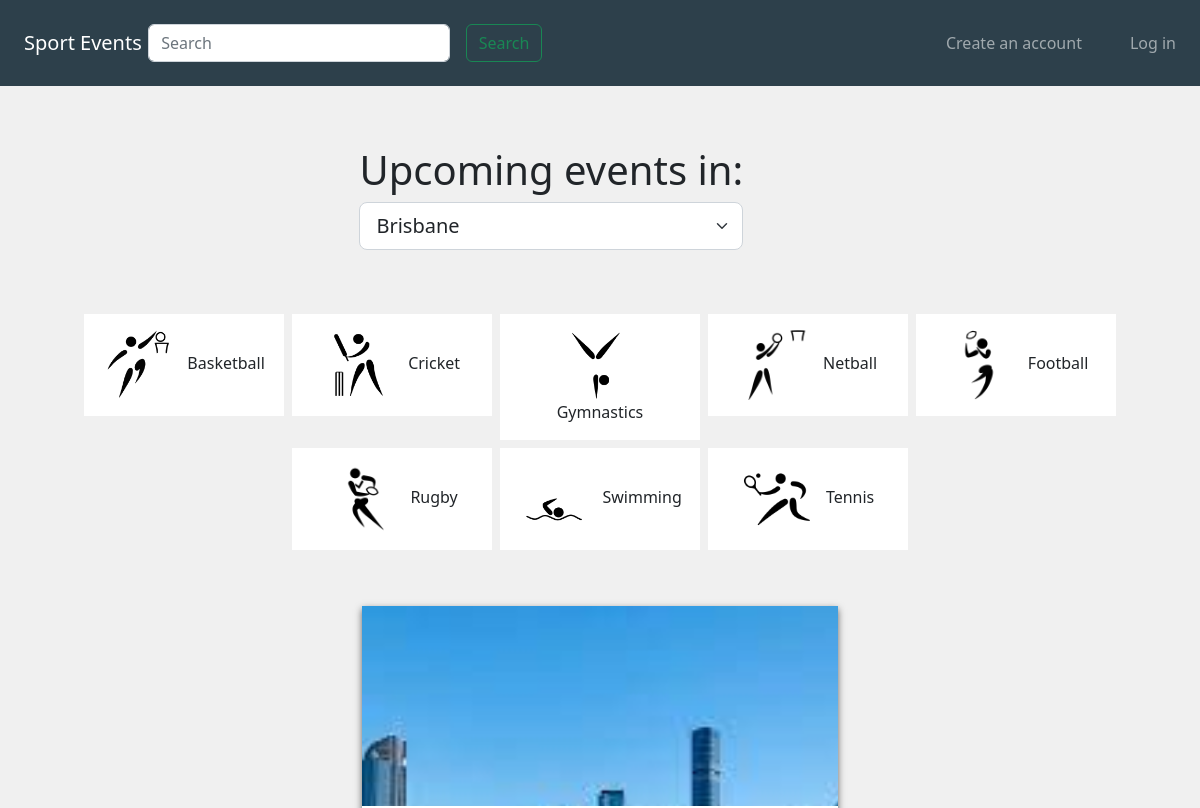
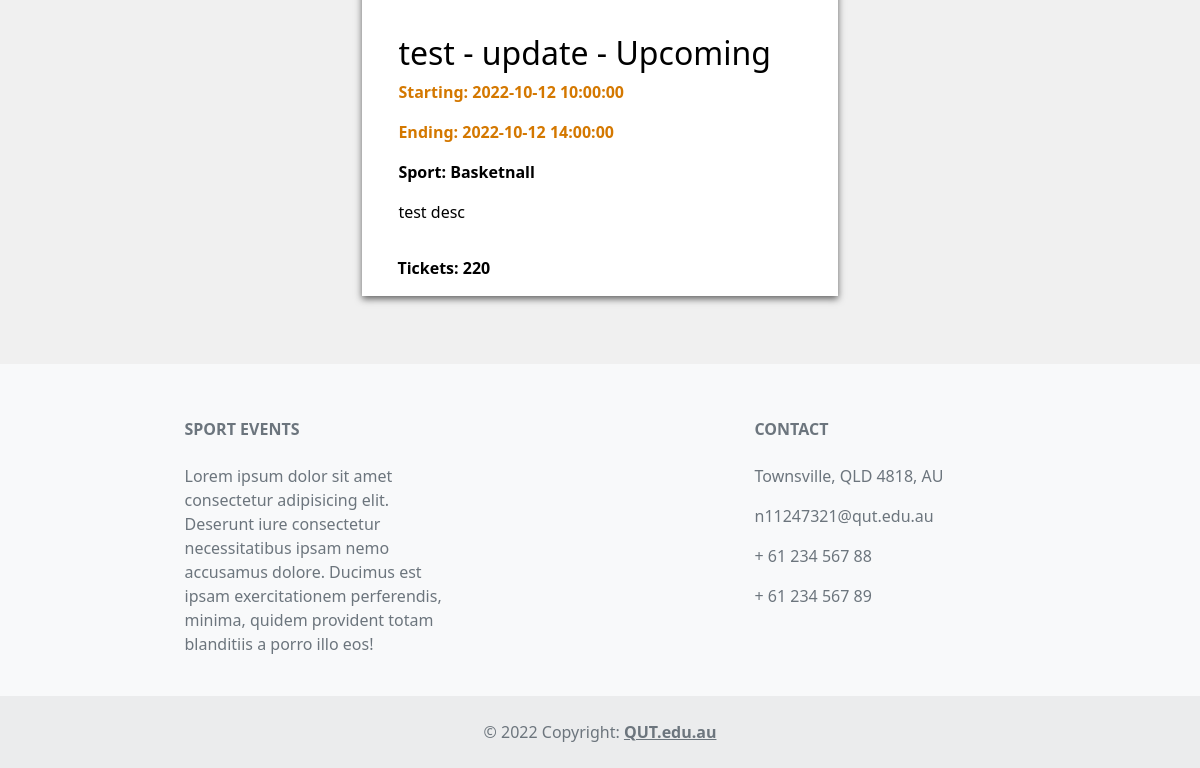
Before: / with the older database file (2 pictures, top to bottom).
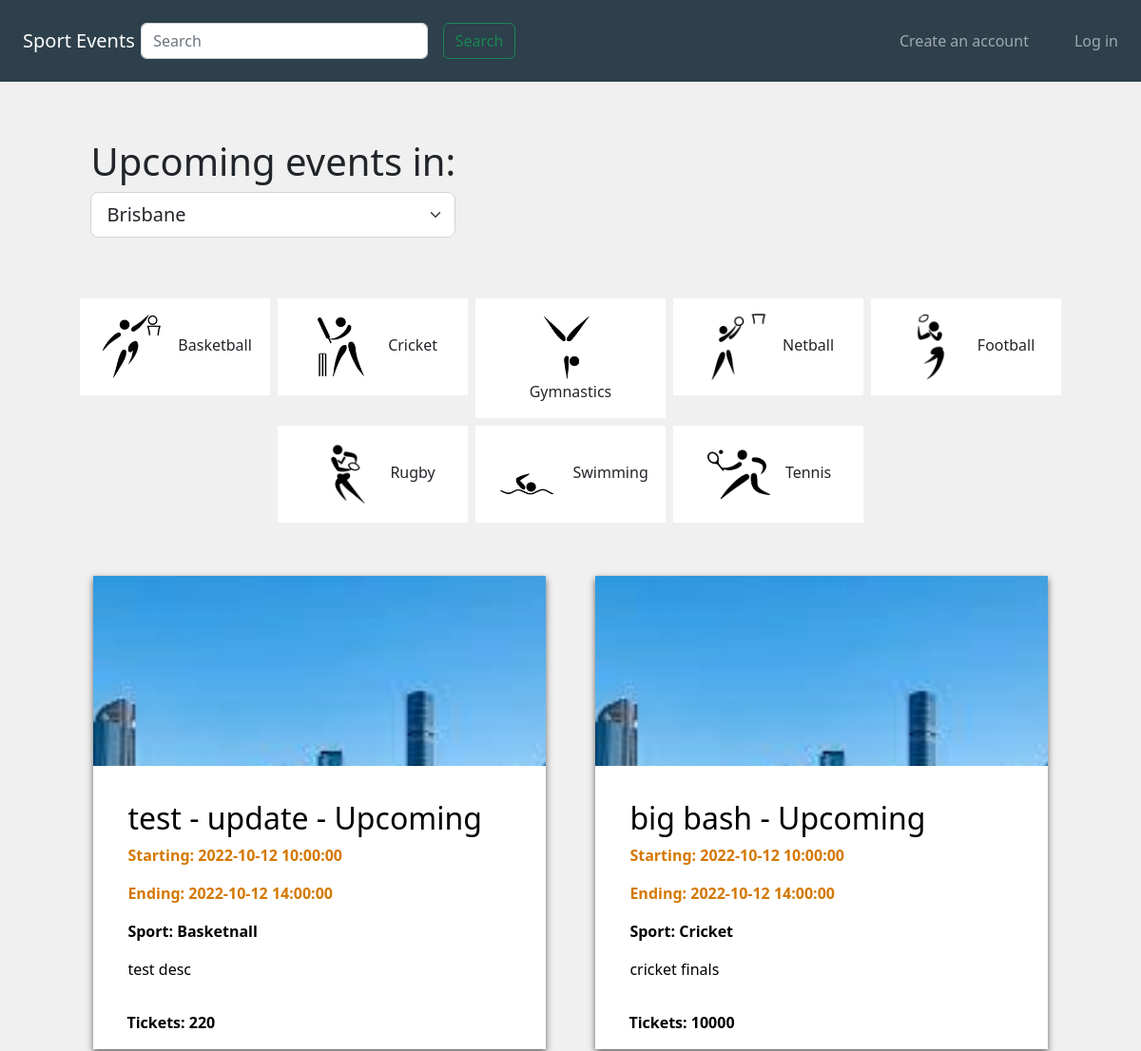
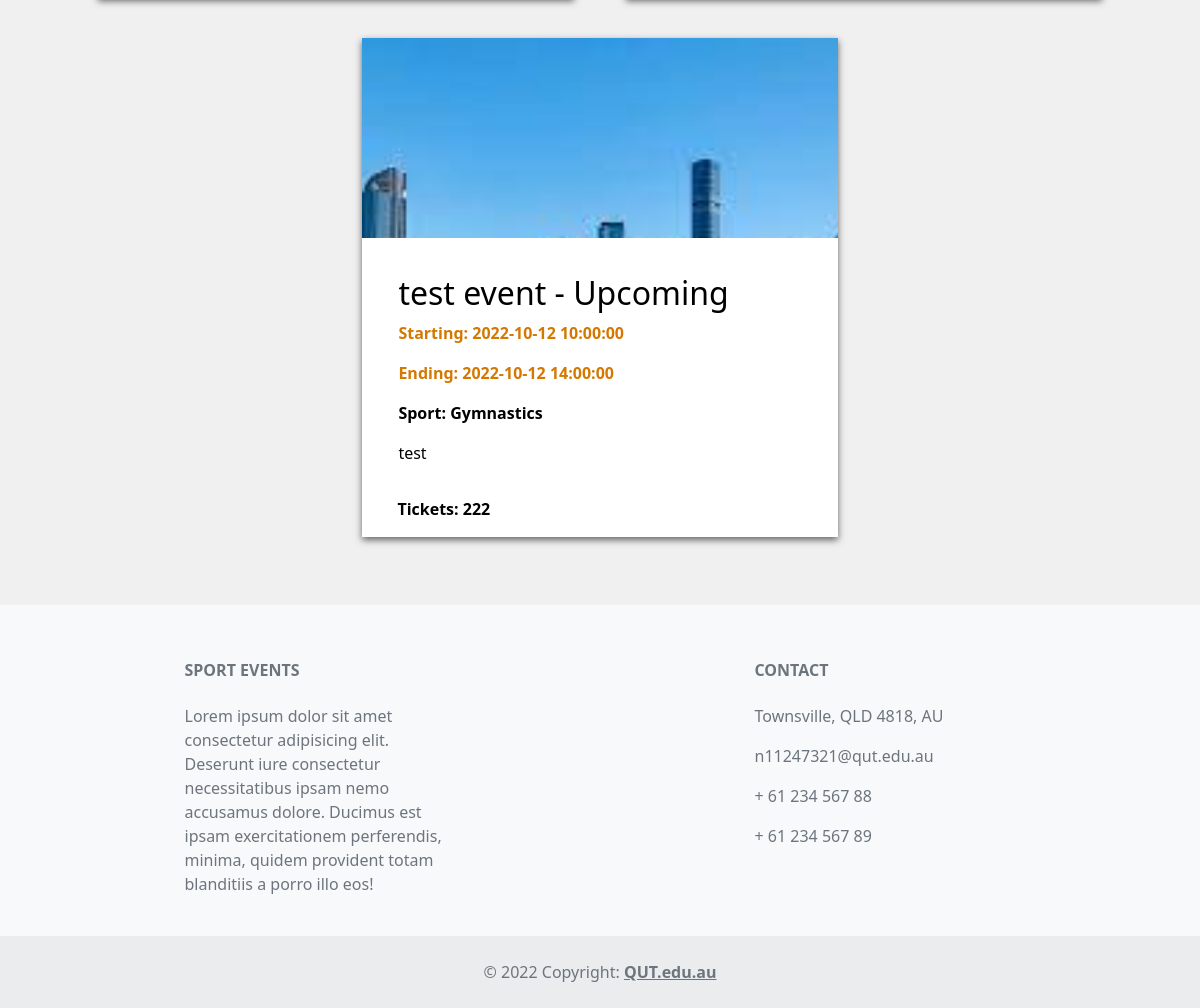
After: the same page with the newer database file (2 pictures, top to bottom).
### website/models.py (models this page shows, shortened)
class Events(db.Model):
    __tablename__ = 'events'
    EventId = db.Column(db.Integer, primary_key=True)
    EventName = db.Column(db.String(80))
    Location = db.Column(db.String(80))
    StartDate = db.Column(db.DateTime)
    EndDate = db.Column(db.DateTime)
    description = db.Column(db.String(500))
    Image = db.Column(db.String(400))
    Status_id = db.Column(db.Integer)
    Catergory_id = db.Column(db.Integer)
    MaxTickets = db.Column(db.Integer)
    UserId = db.Column(db.Integer)
    reviews = db.relationship('Reviews', backref='event')
    bookings = db.relationship('Bookings', backref='event')
    Catergory_id = db.Column(db.Integer, db.ForeignKey('catergories.CatergoryId'))
    Status_id = db.Column(db.Integer, db.ForeignKey('eventStatus.EventStatusId'))
    UserId = db.Column(db.Integer, db.ForeignKey('users.UserId'))

class EventStatus(db.Model):
    __tablename__ = 'eventStatus'
    EventStatusId = db.Column(db.Integer, primary_key=True)
    Status = db.Column(db.String(80))
    Event = db.relationship('Events', backref='Status')
    def __repr__(self): #print
        return "{}".format(self.Status)

class Catergory(db.Model):
    __tablename__ = 'catergories'
    CatergoryId = db.Column(db.Integer, primary_key=True)
    CatergoryName = db.Column(db.String(100))
    Event = db.relationship('Events', backref='CatergoryName')
    def __repr__(self):
        return "{}".format(self.CatergoryName)

### website/views.py (the view)
@bp.route('/')
def index():
    search = request.args.get("search")
    if search is not None:
        eventName = "%" + request.args["search"] + "%"
        events = Events.query.filter(Events.EventName.like(eventName)).all()
        return render_template("index.html", events = events)
    events = Events.query.all()
    return render_template("index.html", events = events) # currently incorrect

### website/templates/index.html (shortened to what this page needs)
{% extends 'base.html' %}
{% block head %}
    <link href="https://cdn.jsdelivr.net/npm/bootstrap@5.2.0/dist/css/bootstrap.min.css" rel="stylesheet">
    <link rel="stylesheet" href="../static/css/style.css">
    <link rel="stylesheet" href="../static/css/index.css">
{% endblock %}
{% block content %}
    <div class="container-fluid m-auto" id="mainBox">
        <div class="UpcomingEventHeader" id="UpcomingEventHeader">
            <form class="form-inline" style="display: inline-block;">
                <h1>Upcoming events in:</h1>
                <select class="form-select form-select-lg">
                    <option>Brisbane</option>
                </select>
            </form>
        </div>
        <div id="SportCategories">
            <form>
                <div class="d-flex flex-row justify-content-center flex-wrap">
                    <div class="noselect">
                        <label class="p-3 m-1 sportPicto" for="cat1">
                            <img class="pictoImg" src="../static/img/pictoImg/basketball.png">
                            Basketball
                        </label>
                    </div>
                    <div class="noselect">
                        <label class="p-3 m-1 sportPicto" for="cat2">
                            <img class="pictoImg" src="../static/img/pictoImg/cricket.png">
                            Cricket
                        </label>
                    </div>
                    <div class="noselect">
                        <label class="p-3 m-1 sportPicto" for="cat3">
                            <img class="pictoImg" src="../static/img/pictoImg/gymnastics.png">
                            Gymnastics
                        </label>
                    </div>
                    <div class="noselect">
                        <label class="p-3 m-1 sportPicto" for="cat4">
                            <img class="pictoImg" src="../static/img/pictoImg/netball.png">
                            Netball
                        </label>
                    </div>
                    <div class="noselect">
                        <label class="p-3 m-1 sportPicto" for="cat5">
                            <img class="pictoImg" src="../static/img/pictoImg/nfl.png">
                            Football
                        </label>
                    </div>
                    <div class="noselect">
                        <label class="p-3 m-1 sportPicto" for="cat6">
                            <img class="pictoImg" src="../static/img/pictoImg/nrl.png">
                            Rugby
                        </label>
                    </div>
                    <div class="noselect">
                        <label class="p-3 m-1 sportPicto" for="cat7">
                            <img class="pictoImg" src="../static/img/pictoImg/swimming.png">
                            Swimming
                        </label>
                    </div>
                    <div class="noselect">
                        <label class="p-3 m-1 sportPicto" for="cat8">
                            <img class="pictoImg" src="../static/img/pictoImg/tennis.png">
                            Tennis
                        </label>
                    </div>
                </div>
            </form>
        </div>
        <div class="p-3"></div>
        <div class="d-flex flex-wrap justify-content-around">
            {% for event in events %}
                <section id="firstEventItem">
                    <a href="{{url_for('event.show', id=event.EventId)}}" class="EventLink">
                        <div class="eventImgContainer">
                            <img class="eventImg" src="{{event.Image}}" alt="{{event.name}}">
                        </div>
                        <div class="eventItem p-3">
                            <h2>{{event.EventName}} - {{event.Status}}</h2>
                            <p class="eventDateTime">Starting: {{event.StartDate}}</p>
                            <p class="eventDateTime">Ending: {{event.EndDate}}</p>
                            <p style="font-weight: bold;">Sport: {{event.CatergoryName}}</p>
                            <div class="eventDescription">
                                <p>{{event.description}}</p>
                            </div>
                        </div>
                        <p class="eventTickets">Tickets: {{event.MaxTickets}}</p>
                    </a>
                </section>
            {% endfor %}
        </div>
    </div>
{% endblock %}

### website/templates/base.html (shortened to what this page needs)
<!DOCTYPE html>
<html lang="en">
    <head>
        {% block head %}
        {% endblock %}
    </head>
    <body>
        <nav class="navbar navbar-expand-xl navbar-dark text-light p-2 navBgColor justify-content-start p-3">
            <div>
                <a class="navbar-brand m-2" href="{{ url_for('main.index') }}">Sport Events</a>
            </div>
            <div class="collapse navbar-collapse justify-content-between navItems" id="navCollapse">
                <form class="form-inline navInput" style="margin-left: -9.5px;" action="{{ url_for('main.index') }}">
                    <div class="d-flex">
                        <input class="form-control m-2" type="text" placeholder="Search" name="search">
                        <button class="btn btn-outline-success m-2" type="submit">Search</button>
                    </div>
                </form>
                {% block navlinks %}
                    {% if current_user.is_authenticated %}
                        <ul class="navbar-nav mr-auto" style="margin-left: -32px;">
                            <ul class="nav-item">
                                <a class="nav-link" href="{{ url_for('event.update') }}">My Events</a>
                            </ul>
                            <ul class="nav-item">
                                <a class="nav-link" href="{{ url_for('event.create') }}">Create an event</a>
                            </ul>
                            <ul class="nav-item">
                                <a class="nav-link" href="{{ url_for('main.userBookingHistory') }}">Booking history</a>
                            </ul>
                            <ul class="nav-item">
                                <a class="nav-link disabled text-muted" href="#">Welcome, {{current_user.FirstName}}</a>
                            </ul>
                            <ul class="nav-item">
                                <a class="nav-link" href="{{ url_for('auth.logout') }}">Log Out</a>
                            </ul>
                        </ul>
                    {% else %}
                        <ul class="navbar-nav mr-auto" style="margin-left: -32px;">
                            <ul class="nav-item">
                                <a class="nav-link" href="{{ url_for('auth.register') }}">Create an account</a>
                            </ul>
                            <ul class="nav-item">
                                <a class="nav-link" href="{{ url_for('auth.login') }}">Log in</a>
                            </ul>
                        </ul>
                    {% endif %}
                {% endblock %}
            </div>
        </nav>
        <main>
            {% block content %}
            {% endblock %}
        </main>
        <div class="p-4"></div>
        <footer class="text-center text-lg-start bg-light text-muted">
            <div class="p-1"></div>
            <div class="container text-center text-md-start mt-5">
                <div class="row mt-3">
                    <div class="col-md-3 col-lg-4 col-xl-3 mx-auto mb-4">
                        <h6 class="text-uppercase fw-bold mb-4">Sport Events</h6>
                        <p>
                        Lorem ipsum dolor sit amet consectetur adipisicing elit. Deserunt iure consectetur necessitatibus ipsam nemo accusamus dolore. Ducimus est ipsam exercitationem perferendis, minima, quidem provident totam blanditiis a porro illo eos!
                        </p>
                    </div>
                    <div class="col-md-4 col-lg-3 col-xl-3 mx-auto mb-md-0 mb-4">
                        <h6 class="text-uppercase fw-bold mb-4">Contact</h6>
                        <p>Townsville, QLD 4818, AU</p>
                        <p>n11247321@qut.edu.au</p>
                        <p>+ 61 234 567 88</p>
                        <p>+ 61 234 567 89</p>
                    </div>
                </div>
            </div>
            <div class="text-center p-4" style="background-color: rgba(0, 0, 0, 0.05);">
                © 2022 Copyright:
                <a class="text-reset fw-bold" href="https://qut.edu.au">QUT.edu.au</a>
            </div>
        </footer>
    </body>
</html>

### website/static/css/style.css (style rules this page uses)
body { background-color: #F0F0F0; }
.navBgColor { background-color: #2d404b; }
@media only screen and (min-width: 991px) { .navInput { width: 410px; } }
@media only screen and (min-width: 991px) { .navItems { margin-left: 0px; } }

### website/static/css/index.css (style rules this page uses)
section { background-color: #FFFFFF; box-shadow: 0px 3px 7px #636363; overflow: hidden; width: 450px; margin: 20px 15px; position: relative; }
.EventLink { text-decoration: none; color: black; }
.EventLink:link, .EventLink:hover, .EventLink:active { text-decoration: none; color: black; }
.eventImgContainer { height: 200px; overflow: hidden; }
#UpcomingEventHeader { margin: 60px 0; }
.eventImg { display: block; margin: auto; width: 150%; }
.eventItem { margin: 20px; }
.eventDescription { overflow: hidden; text-overflow: ellipsis; display: -webkit-box; -webkit-line-clamp: 6; line-clamp: 6; -webkit-box-orient: vertical; margin-bottom: 20px; }
.eventDateTime { color: #D47800; font-weight: bold; }
.eventTickets { font-weight: bold; position: absolute; bottom: 0; margin-left: 35px; }
.sportPicto { width: 200px; background-color: white; text-align: center; }
.pictoImg { width: 70px; margin-right: 10px; }
.noselect { -webkit-touch-callout: none; -webkit-user-select: none; -khtml-user-select: none; -moz-user-select: none; -ms-user-select: none; user-select: none; }
#mainBox { width: 90%; }
@media only screen and (max-width: 1643px) { section { width: 45%; margin: 20px 0; } }

Changed rows visible on the page:
added Events: Image (picture), EventName "big bash", Status "Upcoming", StartDate "2022-10-12 10:00:00", EndDate "2022-10-12 14:00:00", CatergoryName "Cricket", description "cricket finals", MaxTickets "10000"
added Events: Image (picture), EventName "test event", Status "Upcoming", StartDate "2022-10-12 10:00:00", EndDate "2022-10-12 14:00:00", CatergoryName "Gymnastics", description "test", MaxTickets "222"
